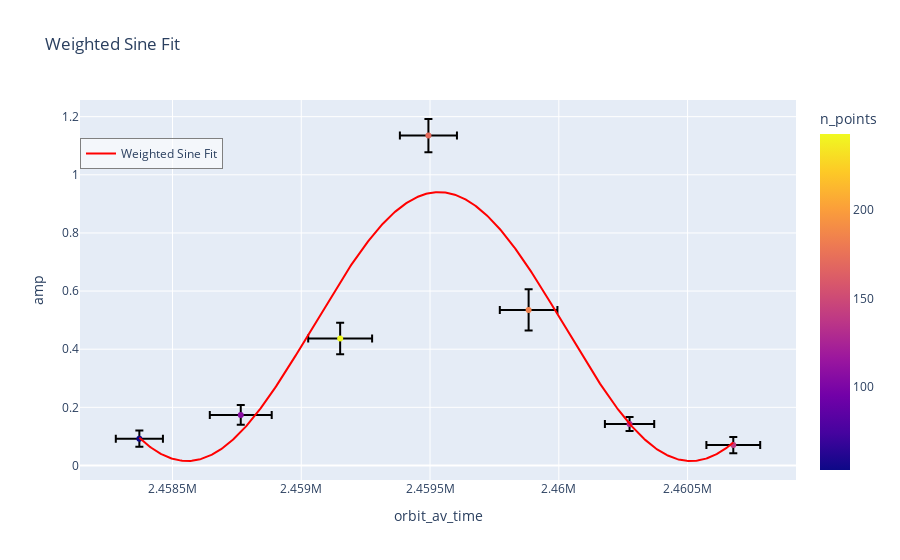

Here is the notebook cell this chart was saved with:
### Code cell
t_av = []
t_err = []
p = []
amp = []
amp_err = []
n_points = []
for i, key in enumerate(rot.keys()):
    m = orbit_tables[i]['jd_lt_corr'].mean()
    e = orbit_tables[i]['jd_lt_corr'].mean() - orbit_tables[i]['jd_lt_corr'].min()
    pp = 24/rot[key].best_freq
    a = round(rot[key].amplitude,3)
    ae = round(rot[key].std_model_residuals,3)
    n = len(rot[key].table)
    t_av.append(m)
    t_err.append(e)
    p.append(pp)
    amp.append(a)
    amp_err.append(ae)
    n_points.append(n)
    

df = pd.DataFrame({
    'orbit_av_time': t_av,
    'orbit_av_time_err': t_err,
    'amp': amp,
    'amp_err': amp_err,
    'n_points': n_points
})


ZTFrc.fit_weighted_sine(df, time_col='orbit_av_time', mag_col='amp', mag_err_col='amp_err',
                      time_err_col='orbit_av_time_err', color_col='n_points', title='Weighted Sine Fit')

### Figure 1 — Plotly figure (JSON) as saved in the notebook; plotly's stock layout.template omitted (floating-point values rounded to 4 significant figures; data arrays with more than 128 entries replaced by an {"elided": "..."} marker saying what was removed)
{"data": [{"error_x": {"array": [91.49, 120.2, 124.1, 110.8, 111.8, 95.72, 104.5], "type": "data"}, "error_y": {"array": [0.028, 0.034, 0.054, 0.057, 0.071, 0.024, 0.028], "type": "data"}, "hovertemplate": "orbit_av_time=%{x}<br>amp=%{y}<br>n_points=%{marker.color}<extra></extra>", "legendgroup": "", "marker": {"color": [53, 107, 243, 171, 184, 128, 140], "coloraxis": "coloraxis", "symbol": "circle"}, "mode": "markers", "name": "", "orientation": "v", "showlegend": false, "type": "scatter", "x": [2458000.0, 2459000.0, 2459000.0, 2459000.0, 2460000.0, 2460000.0, 2461000.0], "xaxis": "x", "y": [0.092, 0.174, 0.437, 1.135, 0.535, 0.143, 0.07], "yaxis": "y"}, {"line": {"color": "red", "width": 2}, "mode": "lines", "name": "Weighted Sine Fit", "type": "scatter", "x": {"elided": "500 float values"}, "y": {"elided": "500 float values"}}], "layout": {"coloraxis": {"colorbar": {"title": {"text": "n_points"}}, "colorscale": [[0, "#0d0887"], [0.1111, "#46039f"], [0.2222, "#7201a8"], [0.3333, "#9c179e"], [0.4444, "#bd3786"], [0.5556, "#d8576b"], [0.6667, "#ed7953"], [0.7778, "#fb9f3a"], [0.8889, "#fdca26"], [1, "#f0f921"]]}, "legend": {"bgcolor": "rgba(255,255,255,0.6)", "bordercolor": "gray", "borderwidth": 1, "tracegroupgap": 0, "x": 0, "xanchor": "left", "y": 0.9, "yanchor": "top"}, "title": {"text": "Weighted Sine Fit"}, "xaxis": {"anchor": "y", "domain": [0, 1], "title": {"text": "orbit_av_time"}}, "yaxis": {"anchor": "x", "domain": [0, 1], "title": {"text": "amp"}}}}
